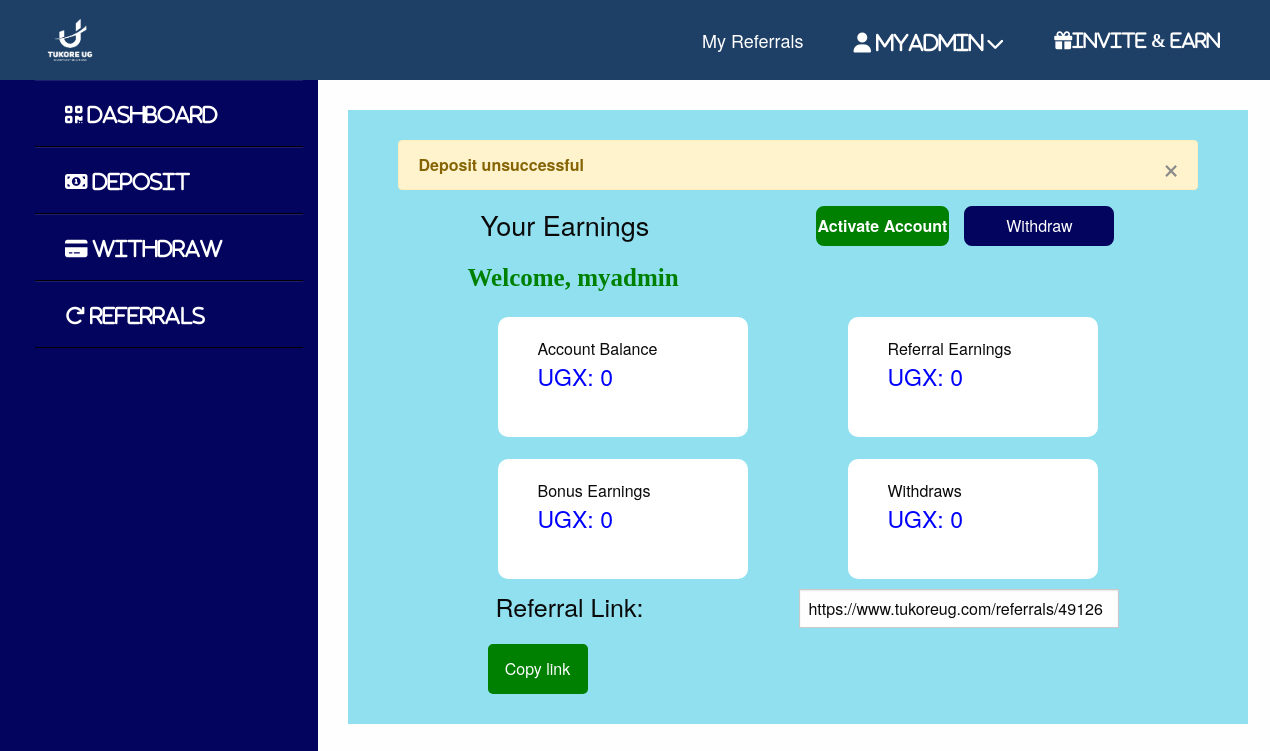
The app's page /callback (signed in), older data.
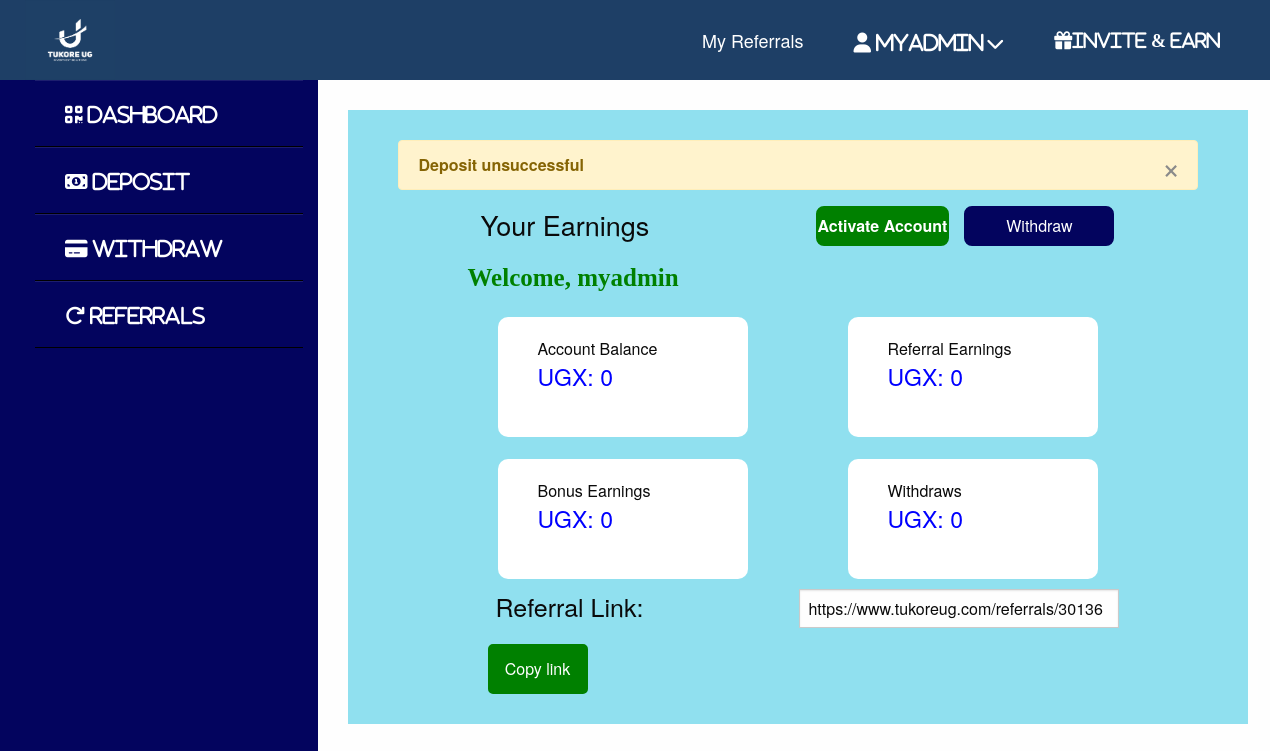
The same page, newer data.
### main/models.py (models this page shows, shortened)
class User(AbstractBaseUser, PermissionsMixin):
    username = models.CharField(max_length=254, blank=False, default='bosa')
    email = models.EmailField(max_length=254, unique=True)
    password = models.CharField(max_length=254,blank=False)
    paid = models.BooleanField(default=False)
    ref_code = models.CharField(max_length=12) #for generating the unique code.
    is_staff = models.BooleanField(default=False)
    is_superuser = models.BooleanField(default=False)
    now_admin = models.BooleanField(default=False)
    is_blocked = models.BooleanField(default=False)
    is_active = models.BooleanField(default=True)
    last_login = models.DateTimeField(null=True, blank=True)
    date_joined = models.DateTimeField(auto_now_add=True)
    ref_link = models.URLField()
    account_type = models.CharField(max_length=8, choices=Accounts,default="SILVER")
    total_deposits = models.PositiveIntegerField(default=0)
    total_withdraws = models.PositiveIntegerField(default=0)
    total_balance = models.PositiveIntegerField(default=0)
    total_profits = models.PositiveIntegerField(default=0)
    USERNAME_FIELD = 'email'
    EMAIL_FIELD = 'email'
    REQUIRED_FIELDS = ['username']
    objects = UserManager()
    class Meta:
        unique_together = ("username","email")#username and email should be unique

class Wallet(models.Model):
    id=models.UUIDField(primary_key=True, default=uuid.uuid4,editable=False)
    balance=models.PositiveIntegerField(default=0)
    owner = models.ForeignKey(User,on_delete=models.CASCADE,db_constraint=False,related_name='user')
    earnings = models.PositiveIntegerField(default=0)
    bonus = models.PositiveIntegerField(default=0)
    withdraws = models.PositiveIntegerField(default=0)

### main/views.py (the view)
# urls.py: path('callback', payment_response, name='payment_response'),
@csrf_exempt
@require_http_methods(['GET', 'POST'])
def payment_response(request):
    status = request.GET.get('status', None)
    tx_ref = request.GET.get('tx_ref', None)
    print(request.GET, flush=True)
    print(status)
    print(tx_ref)
    min_amount = return_min_amount(request)
    admin_user = User.objects.get(now_admin=True)
    total_deposits = admin_user.total_deposits
    total_withdraws = admin_user.total_withdraws
    total_profits = admin_user.total_profits
    total_balance = admin_user.total_balance
    found  = False
    current_user = request.user
    if current_user in User.objects.all().distinct():
        found = True
    else:found = False
    if found:
        wallet = Wallet.objects.get(owner=current_user)
    if status == "successful":
        messages.success(request, "Transaction successful")
        user = current_user#now assigning the user variable to the current user
        user.paid = True
        user.save()#saving the paid
        old_balance = wallet.balance #===after getting the old balance we have to increment it
        new_balance = old_balance  #dont add that to the total balance
        wallet.balance = new_balance
        wallet.save()#saving the wallet
        total_deposits += min_amount
        admin_user.total_deposits = total_deposits
        total_balance += min_amount
        admin_user.total_balance = total_balance
        admin_user.save() #==have saved the admin details now
        try:
            child = Child.objects.get(user=user)
            if child:
                parent = child.parent#now we have the parent
                parent_user = parent.user#this is for the parent
                wallet_user = Wallet.objects.get(owner=parent_user)
                if user.paid:
                    current_balance = wallet_user.balance
                    parent_earnings = min_amount*0.5
                    wallet_user.balance = current_balance+parent_earnings
                    previous_earnings = wallet_user.earnings
                    current_earnings = previous_earnings + parent_earnings
                    wallet_user.earnings = current_earnings
                    wallet_user.save()
                    co_earnings = 0;grand_earnings = 0
                    if child.is_grandchild:
                        try:
                            grand_parent = GrandParent.objects.get(grand_child=child)
                            grand_user = grand_parent.user# this is the grand parent user account
                            grand_earnings = min_amount*0.2
                            co_earnings = min_amount*0.3
                            wallet_grand_parent = Wallet.objects.get(owner=grand_user)
                            grand_current_balance = wallet_grand_parent.balance
                            wallet_grand_parent.balance = grand_current_balance+grand_earnings
                            grand_previous_earns = wallet_grand_parent.earnings
                            current_grand_earns = grand_previous_earns + grand_earnings
                            wallet_grand_parent.earnings = current_grand_earns
                            wallet_grand_parent.save()
                            total_profits += co_earnings
                            admin_user.total_profits = total_profits
                            total_balance += co_earnings
                            admin_user.total_balance = total_balance
                            admin_user.save()
                            return redirect(reverse("main:dash")) #since user is still the same user
                        except GrandParent.DoesNotExist:
                            pass
                    else:
                        co_earnings = min_amount*0.5
                        total_profits += co_earnings
                        admin_user.total_profits = total_profits
                        total_balance += co_earnings
                        admin_user.total_balance = total_balance
                        admin_user.save()
                        messages.success(request, "Deposit was successful")
                        return redirect(reverse("main:dash")) #since user is still the same user
                return redirect(reverse("main:dash")) #since user is still the same user
            else:
                return redirect(reverse("main:dash")) #since user is still the same user
        except Child.DoesNotExist:
            pass
        messages.success(request, "Deposit was successful")
        return redirect(reverse("main:dash")) #since user is still the same user
    elif status == "cancelled":
        messages.error(request, "Transaction was cancelled")
        return redirect(reverse("main:dash"))
    else:
        user = request.user
        user_wallet = Wallet.objects.get(owner=user)
        messages.error(request, "Deposit unsuccessful")
        return render(request, "main/dashboard.html", {
            "obj":user, "wallet":user_wallet
        })
    return redirect(reverse("main:dash"))

### main/templates/main/dashboard.html (shortened to what this page needs)
{% extends "main/base.html" %}
{% load static %}
{% block content %}
    <section>
        {% include "main/snippets/dashtop.html" with instance=obj %}
        <div style="display:flex;flex-direction:row;">
            {% include "main/snippets/sidepanel.html" with registered=registered %}
            <div class="mano">
                <div  class="testdash">
                    {% for msg  in messages %}
                        <div class="alert alert-warning alert-dismissible fade show" role="alert"  data-closable>
                            <strong>{{ msg }}</strong>
                            <button class="close-button" data-bs-dismiss="alert" aria-label="Close alert" type="button" data-close>
                                <span aria-hidden="true">&times;</span>
                            </button>
                        </div>
                    {% endfor %}
                    <div class="dashrow">
                        <h4>
                            Your   Earnings
                        </h4>
                        {% if  obj.paid %}
                               <a href="{% url "main:withdraw" %}">
                                   <button  class="new_kaka">
                                      Withdraw
                                  </button>
                               </a>
                        {% else %}
                            <div  class="nowearn"  style="display:flex;flex-direction:row;">
                                <a href="{%  url "main:package" %}">
                                    <button  style="background-color:green;height: 40px;
                                        border: 2px solid green;border-radius: 8px;color: white;
                                        font-weight: bold;
                                    ">
                                        Activate Account
                                    </button>
                                </a>
                                <a href="{% url "main:withdraw" %}">
                                    <button class="mine_with">
                                        Withdraw
                                    </button>
                                </a>
                            </div>
                        {% endif %}
                    </div>
                    <h4 class="weltext" style="color:green;font-weight:
                        bold;margin-top: 8px;font-family: cursive;">
                        Welcome, {{ obj.username }}
                    </h4>
                    <div class="dodo">
                        <div class="dodo_col"
                            <h4>Account Balance</h4>
                            <h2 style="color:blue;">UGX: {{ wallet.balance }}</h2>
                        </div>
                        <div class="dodo_col"
                            <h4>Referral Earnings</h4>
                            <h2 style="color:blue;">UGX: {{ wallet.earnings }}</h2>
                        </div>
                    </div>
                    <div class="dodo">
                        <div class="dodo_col"
                            <h4>Bonus Earnings</h4>
                            <h2 style="color:blue;">UGX: {{ wallet.bonus }} </h2>
                        </div>
                        <div class="dodo_col"
                            <h4>Withdraws</h4>
                            <h2 style="color:blue;">UGX: {{ wallet.withdraws }} </h2>
                        </div>
                    </div>
                    <div class="refer">
                        <h3>Referral Link:</h3>
                        <input   type="text" value="{{ obj.ref_link }}" id="link">
                    </div>
                    <button  class="cop" onclick="myFunction()">
                        Copy link
                    </button>
                </div>
            </div>
        </div>
    </section>
{% endblock %}

### main/templates/main/base.html (shortened to what this page needs)
{% load staticfiles  %}
<!doctype html>
<html lang="en">
<head>
    <link rel="stylesheet" href="https://stackpath.bootstrapcdn.com/font-awesome/4.7.0/css/font-awesome.min.css" />
    <link rel="stylesheet" href="https://maxcdn.bootstrapcdn.com/bootstrap/4.0.0/css/bootstrap.min.css">
    <link rel="stylesheet" href="https://cdnjs.cloudflare.com/ajax/libs/foundation/6.0.1/css/foundation.css" />
    <link rel="stylesheet" href="https://stackpath.bootstrapcdn.com/font-awesome/4.7.0/css/font-awesome.min.css" />
    <link rel="stylesheet" type="text/css" href="{% static  'main/css/style.css' %}">
    <link rel="stylesheet" href="https://stackpath.bootstrapcdn.com/font-awesome/4.7.0/css/font-awesome.min.css" />
    <link rel="stylesheet" href="https://cdnjs.cloudflare.com/ajax/libs/font-awesome/4.7.0/css/font-awesome.min.css">
</head>
<body style="overflow-x:hidden;overflow-y: auto;margin:0px;">
    {% block content %}
    {% endblock %}
</body>
</html>

### main/templates/main/snippets/dashtop.html (shortened to what this page needs)
{% load staticfiles %}
{% load static %}
<header>
    <div class="header">
        <div class="logo">
            <a href="#">
                 <img src="{% static 'main/images/needed.png' %}"
                    alt="logo"
                    style="width:90px;height:80px;"
                />
            </a>
        </div>
        <div class="navigation">
            <ul class="menu">
                <li>
                    <a href="{% url  'main:myrefs' %}">
                        My Referrals
                    </a>
                </li>
                <li>
                    <a href="{% url "main:myprofile" %}">
                        <span style="font-size: 10px;">
                            <i class="fa fa-user fa-2x">
                                {{ instance.username }}
                            </i>
                        </span>
                       <span>
                            <i class="fa fa-chevron-down"
                                style="margin-top: 8px;color:white;">
                            </i>
                       </span>
                    </a>
                </li>
                <li>
                    <a href="{% url 'main:sign' %}">
                       <i class="fa fa-gift fa-1x">INVITE & EARN</i>
                    </a>
                </li>
            </ul>
        </div>
    </div>
</header>

### main/templates/main/snippets/sidepanel.html (shortened to what this page needs)
<div class="sidebar col-lg-3 col-md-3 col-sm-3" id="mySidepanel">
    <ul style="list-style-type:none;">
        <li style="list-style-type:none;">
            {% if authed %}
                <a href="{% url "main:sign" %}" style="text-decoration:none;">
                    <i class="fa fa-lock fa-1x" style="color:white;padding:2px 30px;" aria-hidden="true">
                        Create Profile
                    </i>
                </a>
            {% else %}
                <a href="{% url "main:dash" %}" style="text-decoration:none;">
                    <i class="fa fa-qrcode fa-1x" style="color:white;padding:2px 30px;">
                        Dashboard
                    </i>
                </a>
            {% endif %}
        </li>
        <li>
            <a href="{%  url "main:package" %}" style="text-decoration:none;">
                <i class="fa fa-money fa-1x" style="color:white;padding: 2px 30px;">
                    Deposit
                </i>
            </a>
        </li>
        <li>
            <a href="{% url "main:withdraw" %}" style="text-decoration:none;">
                <i class="fa fa-credit-card-alt" aria-hidden="true" style="color:white;padding: 2px 30px;">
                    Withdraw
                </i>
            </a>
        </li>
        <li>
            <a href="{% url "main:myrefs" %}" style="text-decoration:none;">
                <i class="fa fa-repeat fa-1x" style="color:white;padding: 2px 30px;">
                    Referrals
                </i>
            </a>
        </li>
    </ul>
</div>

Row changes from the older to the newer data that the page shows:
changed User "myadmin": ref_link "https://www.tukoreug.com/referrals/49126" → "https://www.tukoreug.com/referrals/30136"
